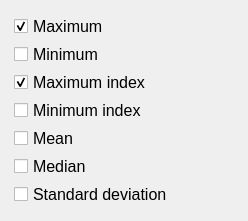
                          <widget class="QWidget" name="scrollAreaWidgetContents">
                           <property name="geometry">
                            <rect>
                             <x>0</x>
                             <y>0</y>
                             <width>248</width>
                             <height>189</height>
                            </rect>
                           </property>
                           <layout class="QVBoxLayout" name="verticalLayout_4">
                            <item>
                             <widget class="QWidget" name="widget" native="true">
                              <layout class="QVBoxLayout" name="verticalLayout">
                               <property name="spacing">
                                <number>3</number>
                               </property>
                               <property name="leftMargin">
                                <number>3</number>
                               </property>
                               <property name="topMargin">
                                <number>3</number>
                               </property>
                               <property name="rightMargin">
                                <number>3</number>
                               </property>
                               <property name="bottomMargin">
                                <number>3</number>
                               </property>
                               <item>
                                <widget class="QCheckBox" name="checkBox_5">
                                 <property name="font">
                                  <font>
                                   <family>Arial</family>
                                   <pointsize>12</pointsize>
                                  </font>
                                 </property>
                                 <property name="text">
                                  <string>Maximum</string>
                                 </property>
                                 <property name="checked">
                                  <bool>true</bool>
                                 </property>
                                </widget>
                               </item>
                               <item>
                                <widget class="QCheckBox" name="checkBox_7">
                                 <property name="font">
                                  <font>
                                   <family>Arial</family>
                                   <pointsize>12</pointsize>
                                  </font>
                                 </property>
                                 <property name="text">
                                  <string>Minimum</string>
                                 </property>
                                </widget>
                               </item>
                               <item>
                                <widget class="QCheckBox" name="checkBox_6">
                                 <property name="font">
                                  <font>
                                   <family>Arial</family>
                                   <pointsize>12</pointsize>
                                  </font>
                                 </property>
                                 <property name="text">
                                  <string>Maximum index</string>
                                 </property>
                                 <property name="checked">
                                  <bool>true</bool>
                                 </property>
                                </widget>
                               </item>
                               <item>
                                <widget class="QCheckBox" name="checkBox_8">
                                 <property name="font">
                                  <font>
                                   <family>Arial</family>
                                   <pointsize>12</pointsize>
                                  </font>
                                 </property>
                                 <property name="text">
                                  <string>Minimum index</string>
                                 </property>
                                </widget>
                               </item>
                               <item>
                                <widget class="QCheckBox" name="checkBox_10">
                                 <property name="font">
                                  <font>
                                   <family>Arial</family>
                                   <pointsize>12</pointsize>
                                  </font>
                                 </property>
                                 <property name="text">
                                  <string>Mean</string>
                                 </property>
                                </widget>
                               </item>
                               <item>
                                <widget class="QCheckBox" name="checkBox_11">
                                 <property name="font">
                                  <font>
                                   <family>Arial</family>
                                   <pointsize>12</pointsize>
                                  </font>
                                 </property>
                                 <property name="text">
                                  <string>Median</string>
                                 </property>
                                </widget>
                               </item>
                               <item>
                                <widget class="QCheckBox" name="checkBox_9">
                                 <property name="font">
                                  <font>
                                   <family>Arial</family>
                                   <pointsize>12</pointsize>
                                  </font>
                                 </property>
                                 <property name="text">
                                  <string>Standard deviation</string>
                                 </property>
                                </widget>
                               </item>
                              </layout>
                             </widget>
                            </item>
                           </layout>
                          </widget>
